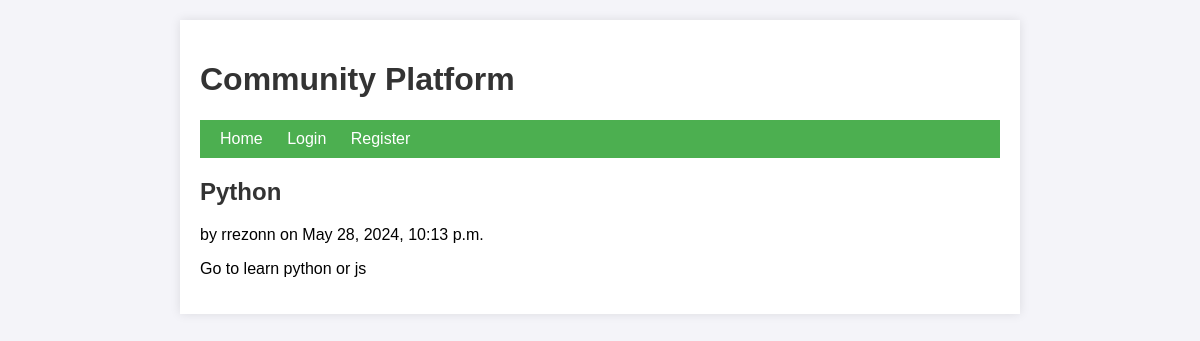
The app's page /post/1/ with its own data.
### posts/models.py (models this page shows)
class Post(models.Model):
    title = models.CharField(max_length=255)
    content = models.TextField()
    author = models.ForeignKey(User, on_delete=models.CASCADE)
    created_at = models.DateTimeField(auto_now_add=True)
    updated_at = models.DateTimeField(auto_now=True)

### posts/views.py (the view)
# urls.py: path('post/<int:pk>/', views.post_detail, name='post_detail'),
def post_detail(request, pk):
    post = get_object_or_404(Post, pk=pk)
    return render(request, 'posts/post_detail.html', {'post': post})

### posts/templates/posts/post_detail.html
{% extends 'base.html' %}
{% block content %}
  <h2>{{ post.title }}</h2>
  <p>by {{ post.author }} on {{ post.created_at }}</p>
  <p>{{ post.content }}</p>
{% endblock %}

### posts/static/posts/style.css (style rules this page uses)
body { font-family: Arial, sans-serif; background-color: #f4f4f9; margin: 0; padding: 0; }
h1, h2, h3 { color: #333; }

### records on screen
Post: title "Python", author "rrezonn", created_at "May 28, 2024, 10:13 p.m.", content "Go to learn python or js"
